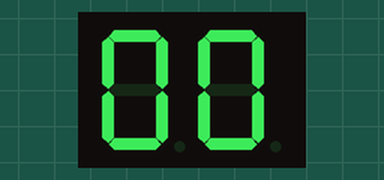
Recording of a program running on a simulated Arduino Uno, built with avr-gcc and run on an emulated ATmega328P. Shown: 2-digit seven-segment display. Wiring (from diagram.json): 2-digit 7-segment display, segments lit when HIGH: segments pin 3, pin 2, pin 4, pin 5, pin 6, pin 7, pin 8, pin 9, pin 10, pin 11, pin 12, pin 13, A0, A1. The segment pins are drawn as the display they are named for.

Above: at 0.1 s.
At 4.6 s:
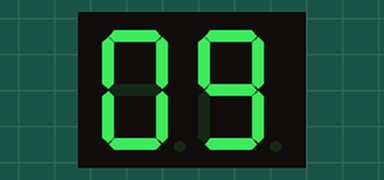
At 9.6 s:
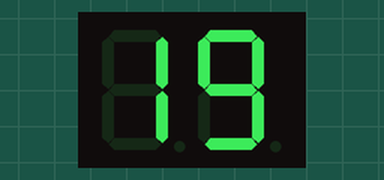
At 19.6 s:
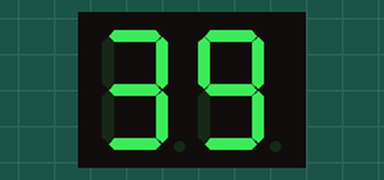
At 29.1 s:
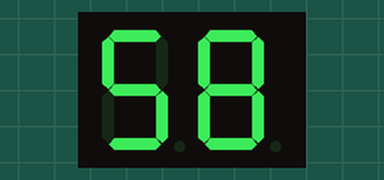
At 39.1 s:
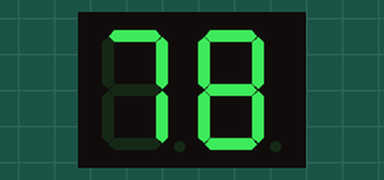

The program:

main.cpp
```cpp
#include <Arduino.h>

#include "sevenSegDisplayer.hpp"

// Left display (tens digit) - pins 2-8 map to segments B,A,C,D,E,F,G
// So we pass them in order: A, B, C, D, E, F, G = 3, 2, 4, 5, 6, 7, 8
SevenSegDisplayer tensDisp {3, 2, 4, 5, 6, 7, 8};

// Right display (units digit) - pins 9-A1 map to segments A,B,C,D,E,F,G
// So we pass them in order: A, B, C, D, E, F, G = 9, 10, 11, 12, 13, A0, A1
SevenSegDisplayer unitsDisp {9, 10, 11, 12, 13, A0, A1};

void setup()
{
	for (int i = 0; i < 100; i++) {
		int tensDigit = i / 10;
		int unitsDigit = i % 10;

		tensDisp.printNumber(tensDigit);
		unitsDisp.printNumber(unitsDigit);

		delay(500);
	}

	tensDisp.reset();
	unitsDisp.reset();
}

void loop()
{

}
```

sevenSegDisplayer.cpp
```cpp
#include "sevenSegDisplayer.hpp"
#include <Arduino.h>

SevenSegDisplayer::SevenSegDisplayer(int A, int B, int C , int D, int E, int F, int G)
	: A_(A), B_(B), C_(C), D_(D), E_(E), F_(F), G_(G)
{
	reset();
}


void SevenSegDisplayer::reset()
{
	int leds [] = {A_, B_, C_, D_, E_, F_, G_};
	for (auto pin : leds) {
		pinMode(pin, OUTPUT);
		digitalWrite(pin, LOW); // initially shutdown
	}
}

void SevenSegDisplayer::setAll()
{
	int leds [] = {A_, B_, C_, D_, E_, F_, G_};
	for (auto pin : leds) {
		pinMode(pin, OUTPUT);
		digitalWrite(pin, HIGH);
	}
}

int SevenSegDisplayer::printNumber(int digit)
{
	int retCode = 0;
	reset();
	switch (digit)
	{
	case 0:
		set(A_, B_, C_, D_, E_, F_);
		break;
	case 1:
		set(B_, C_);
		break;
	case 2:
		set(A_, B_, G_, D_, E_);
		break;
	case 3:
		set(A_, B_, G_,C_, D_);
		break;
	case 4:
		set(F_, G_, B_, C_);
		break;
	case 5:
		set(A_, F_, G_, C_, D_);
		break;
	case 6:
		set(A_, F_, G_, C_, D_, E_);
		break;
	case 7:
		set(A_, B_, C_);
		break;
	case 8:
		setAll();
		break;
	case 9:
		set(A_, B_, G_, F_, C_, D_);
		break;

	default:
		retCode = -1;
		break;
	}

	return retCode;
}
```

sevenSegDisplayer.hpp
```cpp
#ifndef SEVEN_SEG_DISPLAY_HPP
#define SEVEN_SEG_DISPLAY_HPP

#include <Arduino.h>

class SevenSegDisplayer
{
public:
	SevenSegDisplayer(int A, int B, int C , int D, int E, int F, int G);

	//  0 if success
	int printNumber(int digit);

	void reset();
	void setAll();

	template<typename T, typename ...Args>
	void set(T pin, Args... pins) {
		pinMode(pin, OUTPUT);
		digitalWrite(pin, HIGH);
		set(pins...);
	}
	void set(){}

private:
	int A_, B_, C_ , D_, E_, F_, G_;
};

#endif
```

Measured:
- what the display in image 1 shows lasts 0.5 s, from 4.5 s to 5.0 s
